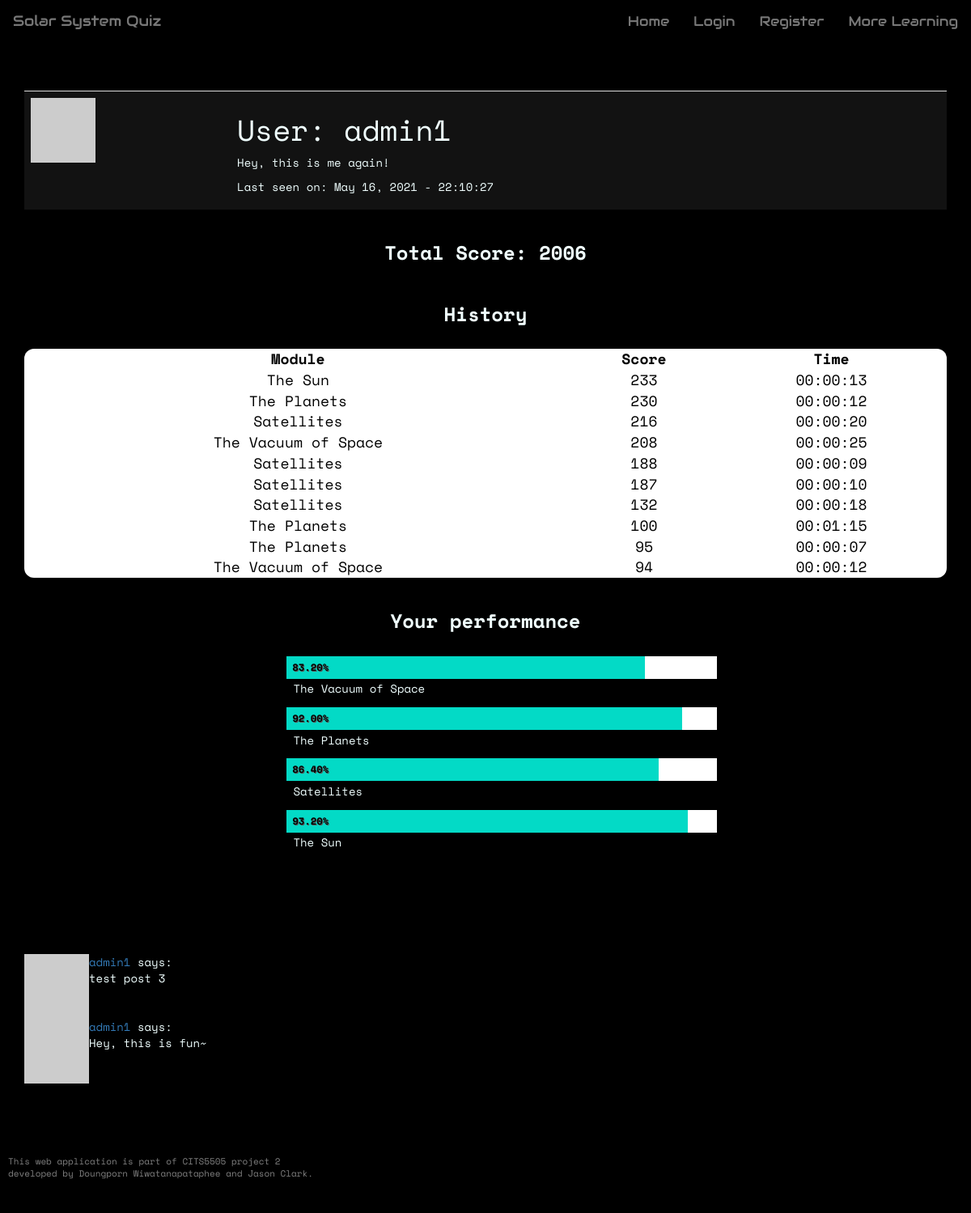
Screenshot of /user/admin1 with the database file from the repository.
### app/models.py (models this page shows, shortened)
class User(UserMixin, db.Model):
    __tablename__ = 'user_table'
    id = db.Column(db.Integer, primary_key=True)
    username = db.Column(db.String(64), index=True, unique=True)
    user_type = db.Column(db.String(64))
    email = db.Column(db.String(120), index=True, unique=True)
    password_hash = db.Column(db.String(128))
    posts = db.relationship('Post', backref='author', lazy='dynamic')
    about_me = db.Column(db.String(140))
    last_seen = db.Column(db.DateTime, default=datetime.utcnow)
    score_child = db.relationship("Score", backref = 'user_parent')
    quiz_unlocked = db.Column(db.Integer, default=0)
    def avatar(self, size):
      digest = md5(self.email.lower().encode('utf-8')).hexdigest()
      return 'https://www.gravatar.com/avatar/{}?d=identicon&s={}'.format(digest, size)

class Score(db.Model):
    __tablename__ = 'score'
    id = db.Column(db.Integer, primary_key = True)
    user_id = db.Column(db.Integer, db.ForeignKey('user_table.id'))
    questionset_id = db.Column(db.Integer, db.ForeignKey('questionset.id'))
    score = db.Column(db.Integer)
    time_taken = db.Column(db.Time)

class QuestionSet(db.Model):
    __tablename__ = 'questionset'
    id = db.Column(db.Integer, primary_key = True)
    name = db.Column(db.String(64))
    module = db.Column(db.String(64))
    number_of_questions = db.Column(db.Integer)
    child = db.relationship("CurrentQuestion")
    score_child = db.relationship('Score', backref= 'questionset_parent')

class Post(db.Model):
    id = db.Column(db.Integer, primary_key=True)
    user_id = db.Column(db.Integer, db.ForeignKey('user_table.id')) #user.id
    body = db.Column(db.String(140))
    timestamp = db.Column(db.DateTime, index=True, default=datetime.utcnow)
    page = db.Column(db.String)
    upvotes = db.Column(db.Integer, default=0)
    downvotes = db.Column(db.Integer, default=0)

### app/routes.py (the view)
@app.route('/user/<username>', methods = ['GET','POST'])
def user_profile(username):
    user = User.query.filter_by(username=username).first_or_404()
    page = request.args.get('page', 1, type=int)
    posts = user.posts.paginate(
      page, 5, False)
    next_url = url_for('user_profile', username=username, page=posts.next_num) \
      if posts.has_next else None
    prev_url = url_for('user_profile', username=username, page=posts.prev_num) \
      if posts.has_prev else None
    score_dict = [] # initialise module score dictionary
    total = 0       # initialise total score as zero
    vacuum_top = Score.query.filter_by(user_id=user.id, questionset_id=2).order_by(Score.score.desc())[0]
    planet_top = Score.query.filter_by(user_id=user.id, questionset_id=3).order_by(Score.score.desc())[0]
    satellite_top = Score.query.filter_by(user_id=user.id, questionset_id=4).order_by(Score.score.desc())[0]
    sun_top = Score.query.filter_by(user_id=user.id, questionset_id=5).order_by(Score.score.desc())[0]
    user_scores = Score.query.filter_by(user_id=user.id).all()
    for score in user_scores:
        score_dict.append({'module': score.questionset_id}) # append scores for each learning module
        total += score.score    # add total score
        scoreSorted = Score.query.filter_by(user_id=user.id).order_by(Score.score.desc()).all()
    return render_template('user_profile.html', user=user, score=total, posts=posts.items,
    scoreSorted = scoreSorted, next_url=next_url, prev_url=prev_url, vacuum_top=vacuum_top, planet_top=planet_top,
    satellite_top=satellite_top, sun_top=sun_top)

### app/routes.py (called while the page is built)
@app.before_request
def before_request():
    from_zone = tz.tzutc()
    to_zone = tz.tzlocal()
    utc = datetime.utcnow()
    utc = utc.replace(tzinfo=from_zone)
    central = utc.astimezone(to_zone)   # convert to local timezone
    if current_user.is_authenticated:
        current_user.last_seen = central
        db.session.commit()

### app/templates/user_profile.html (shortened to what this page needs)
{% extends 'base.html' %}
{% block body %}
<div class="container">
<table class="table user-table">
    <tr valign="top">
        <td><img src="{{ user.avatar(128) }}"></td>
        <td>
            <h1>User: {{ user.username }}</h1>
            {% if user.about_me %}<p>{{ user.about_me }}</p>{% endif %}
            {% if user.last_seen %}<p>Last seen on: {{ user.last_seen.strftime('%B %d, %Y - %H:%M:%S') }}</p>{% endif %}
        </td>
    </tr>
</table>
</div>
<div class="container">
    <h2 class="history-bar">Total Score: {{ score }}</h2>
    <h2 class="history-bar">History</h2>
    <table class="result-table">
        <thead>
            <tr>
                <th>Module</th>
                <th>Score</th>
                <th>Time</th>
            </tr>
        </thead>
        <tbody>
        {% for score in scoreSorted %}
        {%  if loop.index <= 10  %}
            <tr>
                <td>{{ score.questionset_parent.name }}</td>
                <td>{{ score.score }}</td>
                <td>{{ score.time_taken }}</td>
            </tr>
        {% endif %}
        {% endfor %}
        </tbody>
    </table>
    <br>
</div>
<div class="container chart-container">
    <h2 class="history-bar">Your performance</h2>
    <ul class="horizontal-bar-chart">
      <li>
        <span class="index" style="width: calc( {{ vacuum_top.score }}/250 * 100%)">{{'%0.2f'| format(vacuum_top.score / 250 * 100 | float) }}%</span>
      </li>
        <p>{{ vacuum_top.questionset_parent.name }}</p>
      <li>
        <span class="index" style="width: calc( {{ planet_top.score }}/250 * 100%)">{{'%0.2f'| format(planet_top.score / 250 * 100 | float)}}%</span>
      </li>
      <p>{{ planet_top.questionset_parent.name }}</p>
      <li>
        <span class="index" style="width: calc( {{ satellite_top.score }}/250 * 100%)">{{'%0.2f'| format(satellite_top.score / 250 * 100 | float) }}%</span>
      </li>
      <p>{{ satellite_top.questionset_parent.name }}</p>
      <li>
        <span class="index" style="width: calc( {{ sun_top.score }}/250 * 100%)">{{'%0.2f'| format(sun_top.score /250 * 100 | float) }}%</span>
      </li>
      <p>{{ sun_top.questionset_parent.name }}</p>
    </ul>
</div>
<hr class="divider" />
<div class="container">
  {% for post in posts %}
  {% include '_post.html'%}
  {% endfor %}
</div>
{% endblock %}

### app/templates/base.html (shortened to what this page needs)
<!DOCTYPE html>
<html lang="en">
<head>
    <link rel="stylesheet" href="https://maxcdn.bootstrapcdn.com/bootstrap/3.4.1/css/bootstrap.min.css">
    <link rel="stylesheet" type="text/css" href="{{ url_for('static', filename='css/theme.css') }}">
    <link rel="stylesheet" href="https://cdnjs.cloudflare.com/ajax/libs/font-awesome/4.7.0/css/font-awesome.min.css">
</head>
<body>
    {% block navbar %}
    <nav class="navbar navbar-default">
            <div class="navbar-header">
                <a class="navbar-brand" href="{{ url_for('home') }}">Solar System Quiz</a>
            </div>
            <div class="collapse navbar-collapse" id="bs-example-navbar-collapse-1">
                <ul class="nav navbar-nav navbar-right">
                    {% if current_user.is_authenticated %}
                    <li><a href="{{ url_for('home') }}">Home</a></li>
                    <li><a href="{{ url_for('user_profile', username=current_user.username) }}">{{ current_user.username }} Profile</a></li>
                    <li><a href="{{ url_for('more_learning') }}">More Learning</a></li>
                    <li><a href="{{ url_for('logout') }}">Sign Out</a></li>
                    {% else %}
                    <li><a href="{{ url_for('home') }}">Home</a></li>
                    <li><a href="{{ url_for('login') }}">Login</a></li>
                    <li><a href="{{ url_for('register') }}">Register</a></li>
                    <li><a href="{{ url_for('more_learning') }}">More Learning</a></li>
                    {% endif %}
                </ul>
            </div>
    </nav>
    {% endblock %}
    <div class="points-container">
    </div>
    {% block body %}{% endblock %}
    <footer>
        <p>This web application is part of CITS5505 project 2 <br>
           developed by Doungporn Wiwatanapataphee and Jason Clark.</p>
    </footer>
</body>
</html>

### app/templates/_post.html (shortened to what this page needs)
<table>
  <tr valign="top">
    <td><img src="{{ post.author.avatar(36) }}"></td>
    <td>
      <a href="{{ url_for('user_profile', username=post.author.username) }}">
        {{ post.author.username }}
      </a>
      says:<br>{{ post.body }}
    </td>
  </tr>
</table>

### app/static/css/theme.css (style rules this page uses)
* { box-sizing: border-box; }
body { font-family: 'Space Mono', monospace; background-color: black; color: azure; padding-bottom: 60px; margin-bottom: 100px; }
html { scroll-behavior: smooth; }
.navbar { font-family: 'Audiowide', cursive; background-color: black; border-color: black; top: 0; }
.nav a { font-size: 1.2em !important; }
.points-container { padding: 20px; display: flex; margin: 0 auto; text-align: center; }
.result-table { width: 100%; font-size: 18px; padding: 20px; border-collapse: collapse; border-spacing: 10px; text-align: center; background-color: #ffffff; color: black; border-radius: 12px; }
.result-table th { text-align: center; }
.user-table { background-color: #121212; }
.history-bar { padding: 20px; text-align: center; font-weight: bold; font-size: 24px; margin-top: 0; }
.chart-container { margin: 0 auto; max-width: 600px; min-width: 320px; padding: 0 1em; }
.horizontal-bar-chart { float: left; width: 100%; }
.horizontal-bar-chart li { position: relative; display: block; height: 2em; margin-bottom: .2em; background: #ffffff; }
.horizontal-bar-chart p { position: relative; display: block; _zoom: 1; margin: 0 0 .9em 0; text-indent: .6em; }
.horizontal-bar-chart .index { display: block; position: absolute; top: 0; left: 0; height: 100%; text-indent: .6em; font-size: 0.875em; font-weight: bold; color: black; background: #03dac6; line-height: 2.2em; text-shadow: 1px 1px 0px #595959; }
hr.divider { border: 0; height: 5px; margin-top: 50px; margin-bottom: 50px; margin-left: 2rem; width: 100%; }
footer { position: fixed; font-size: 11px; background: black; color:grey; padding: 3rem 1rem; bottom: 0; left: 0; width: 100%; }

### rows the page displays
User: username "admin1", about_me "Hey, this is me again!", last_seen "May 16, 2021 - 22:10:27"
Score: questionset_parent.name "The Sun", score "233", time_taken "00:00:13", sun_top.score/250*100|float "93.20"
Score: questionset_parent.name "The Planets", score "230", time_taken "00:00:12", planet_top.score/250*100|float "92.00"
Score: questionset_parent.name "Satellites", score "216", time_taken "00:00:20", satellite_top.score/250*100|float "86.40"
Score: questionset_parent.name "The Vacuum of Space", score "208", time_taken "00:00:25", vacuum_top.score/250*100|float "83.20"
Score: questionset_parent.name "Satellites", score "188", time_taken "00:00:09"
Score: questionset_parent.name "Satellites", score "187", time_taken "00:00:10"
Score: questionset_parent.name "Satellites", score "132", time_taken "00:00:18"
Score: questionset_parent.name "The Planets", score "100", time_taken "00:01:15"
Score: questionset_parent.name "The Planets", score "95", time_taken "00:00:07"
Score: questionset_parent.name "The Vacuum of Space", score "94", time_taken "00:00:12"
QuestionSet: questionset_parent.name "The Vacuum of Space"
QuestionSet: questionset_parent.name "The Planets"
QuestionSet: questionset_parent.name "Satellites"
QuestionSet: questionset_parent.name "The Sun"
Post: author.username "admin1", body "test post 3"
Post: author.username "admin1", body "Hey, this is fun~"

### other values shown
{{ score }} "2006"
